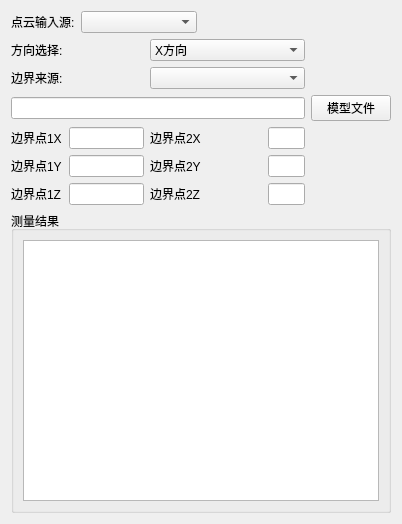
<?xml version="1.0" encoding="UTF-8"?>
<ui version="4.0">
 <class>PcDeformationForm</class>
 <widget class="QWidget" name="PcDeformationForm">
  <property name="geometry">
   <rect>
    <x>0</x>
    <y>0</y>
    <width>402</width>
    <height>524</height>
   </rect>
  </property>
  <property name="windowTitle">
   <string>Form</string>
  </property>
  <layout class="QGridLayout" name="gridLayout_3">
   <item row="1" column="0">
    <layout class="QGridLayout" name="gridLayout_2" columnstretch="1,2,3,1,2">
     <item row="6" column="0">
      <widget class="QLabel" name="label_7">
       <property name="text">
        <string>边界点1Z</string>
       </property>
      </widget>
     </item>
     <item row="3" column="0">
      <widget class="QLabel" name="label_3">
       <property name="text">
        <string>边界点1X</string>
       </property>
      </widget>
     </item>
     <item row="6" column="1">
      <widget class="QLineEdit" name="Pz1"/>
     </item>
     <item row="2" column="4">
      <widget class="QPushButton" name="modefileBtn">
       <property name="text">
        <string>模型文件</string>
       </property>
      </widget>
     </item>
     <item row="5" column="0">
      <widget class="QLabel" name="label_4">
       <property name="text">
        <string>边界点1Y</string>
       </property>
      </widget>
     </item>
     <item row="5" column="1">
      <widget class="QLineEdit" name="Py1"/>
     </item>
     <item row="2" column="0" colspan="4">
      <widget class="QLineEdit" name="modelFilePath"/>
     </item>
     <item row="1" column="0">
      <widget class="QLabel" name="label_9">
       <property name="text">
        <string>边界来源:</string>
       </property>
      </widget>
     </item>
     <item row="0" column="0">
      <widget class="QLabel" name="label_2">
       <property name="text">
        <string>方向选择:</string>
       </property>
      </widget>
     </item>
     <item row="1" column="2" colspan="2">
      <widget class="QComboBox" name="boundLinker"/>
     </item>
     <item row="0" column="2" colspan="2">
      <widget class="QComboBox" name="dirSelected">
       <item>
        <property name="text">
         <string>X方向</string>
        </property>
       </item>
       <item>
        <property name="text">
         <string>Y方向</string>
        </property>
       </item>
       <item>
        <property name="text">
         <string>Z方向</string>
        </property>
       </item>
      </widget>
     </item>
     <item row="3" column="1">
      <widget class="QLineEdit" name="Px1"/>
     </item>
     <item row="3" column="2">
      <widget class="QLabel" name="label_5">
       <property name="text">
        <string>边界点2X</string>
       </property>
      </widget>
     </item>
     <item row="3" column="3">
      <widget class="QLineEdit" name="Px2"/>
     </item>
     <item row="5" column="2">
      <widget class="QLabel" name="label_6">
       <property name="text">
        <string>边界点2Y</string>
       </property>
      </widget>
     </item>
     <item row="5" column="3">
      <widget class="QLineEdit" name="Py2"/>
     </item>
     <item row="6" column="2">
      <widget class="QLabel" name="label_8">
       <property name="text">
        <string>边界点2Z</string>
       </property>
      </widget>
     </item>
     <item row="6" column="3">
      <widget class="QLineEdit" name="Pz2"/>
     </item>
    </layout>
   </item>
   <item row="0" column="0">
    <layout class="QHBoxLayout" name="horizontalLayout_2" stretch="1,3,5">
     <item>
      <widget class="QLabel" name="label">
       <property name="text">
        <string>点云输入源:</string>
       </property>
      </widget>
     </item>
     <item>
      <widget class="QComboBox" name="SelectLinker"/>
     </item>
     <item>
      <spacer name="horizontalSpacer_2">
       <property name="orientation">
        <enum>Qt::Horizontal</enum>
       </property>
       <property name="sizeHint" stdset="0">
        <size>
         <width>40</width>
         <height>20</height>
        </size>
       </property>
      </spacer>
     </item>
    </layout>
   </item>
   <item row="2" column="0">
    <widget class="QGroupBox" name="groupBox">
     <property name="title">
      <string>测量结果</string>
     </property>
     <layout class="QGridLayout" name="gridLayout">
      <item row="0" column="0">
       <widget class="QTableWidget" name="resultReport"/>
      </item>
     </layout>
    </widget>
   </item>
  </layout>
 </widget>
 <resources/>
 <connections/>
</ui>
